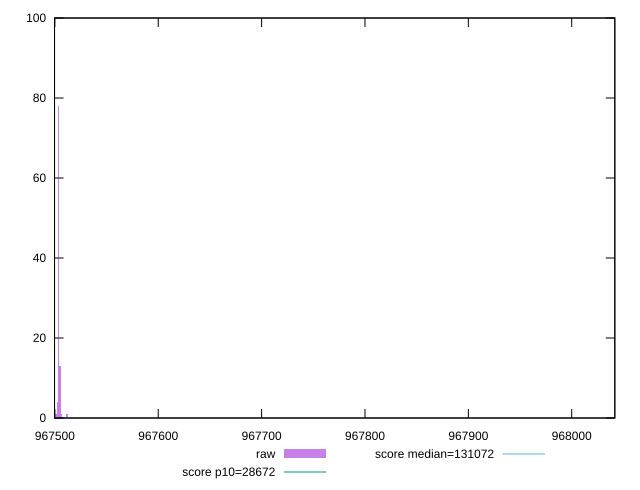

Recreate this plot in gnuplot.
reset

$raw <<EOF
968042.2890671134 1
967503.7259875621 78
967505.0690376358 13
967502.3829374885 4
967499.6968373411 1
967511.7842880043 1
967501.0398874148 1
967506.4120877095 1
EOF

set key outside below
set boxwidth 1.3430500736940358
set xrange [967499.6797666667:968041.6890819444]
set yrange [0:100]
set trange [0:100]
set style fill transparent solid 0.5 noborder

set parametric
set terminal svg size 640, 490 enhanced background rgb 'white'
set output "reports/report_00033_2021-03-01T14-23-16.841Z/uses-long-cache-ttl/samples/astro-cached/raw/histogram.svg"

plot $raw title "raw" with boxes, \
     28672,t title "score p10=28672", \
     131072,t title "score median=131072"

reset
